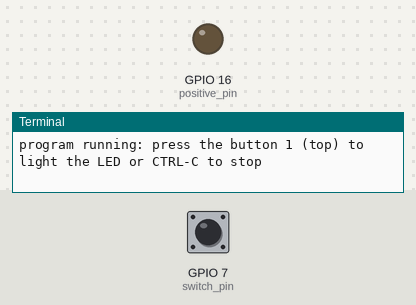
Bench run of a program on a simulated Raspberry Pi (BCM pin numbers). On the bench: output pins drawn as LEDs (lit = HIGH), the last lines printed to the terminal. The test bench sets the inputs (shaded band); at power-on: GPIO 7 (switch_pin) HIGH.

Above: at 1.2 s.
1.3 s: GPIO 7 (switch_pin) pulled LOW for 0.15 s
At 2.4 s:
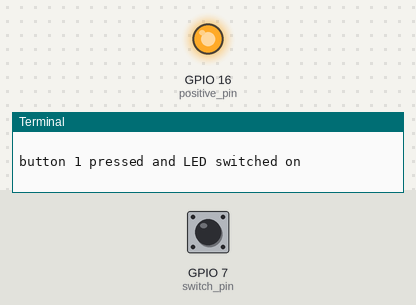
4.4 s: GPIO 7 (switch_pin) pulled LOW for 1 s
At 8.2 s:
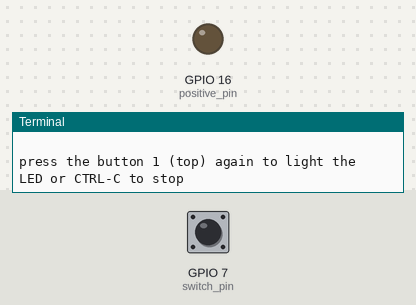
8.4 s: GPIO 7 (switch_pin) pulled LOW for 3.2 s
At 9.1 s:
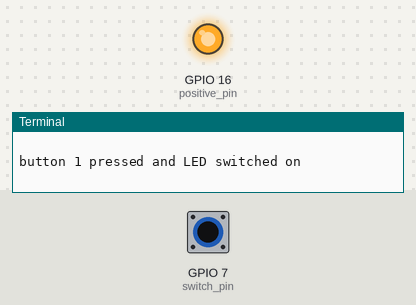
Timing chart, 0 to 15.9 s (numbered marks = the images above; inputs shaded):
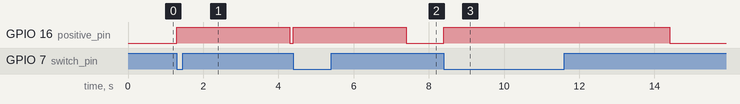

The program:

LED_button_flash.py
```python
# RPi PCB version of LED_button_flash.py that lights a single LED 'on' for 3 secs and then 'off' when a button is pressed

# command to run this script:  python3 ./RPi_maker_PCB5/electronic_basics/LED_button_flash.py

import RPi.GPIO as GPIO   # this imports the module to allow the GPIO pins to be easily utilised
import time               # this imports the module to allow various time functions to be used
GPIO.setwarnings(False)

# This code sets the RPi to use the BCM (Broadcom) pin numbers which is usually the default but is positively set here
GPIO.setmode(GPIO.BCM)

positive_pin = 16  # this is the GPIO pin that the RED LED positive leg (via the resistor) is connected to

switch_pin = 7     # this is the GPIO pin that one side of the (top: button1) tactile switch is connected to

GPIO.setup(positive_pin, GPIO.OUT)  # this sets the LED GPIO pin to be an output 'type' i.e. it will apply
                                    # about 3.3V to the pin when it is set HIGH (True)

GPIO.setup(switch_pin, GPIO.IN, pull_up_down=GPIO.PUD_UP)
# this is a special setting that indicates when a pin changes from LOW to HIGH ie when the button is pressed

# this is a function to indicate when the button is pressed
def btn_pressed():
    # if button is pressed GPIO.input will report FALSE
    if not GPIO.input(switch_pin):
        return 1

###########
# main code
###########

print (" ")
print ("program running: press the button 1 (top) to light the LED or CTRL-C to stop ")
print (" ")

try:    # this loop is not strictly necessary but it does allow the script to be easily stopped with CTRL-C
    while True:  # this is the loop that checks if the button is pressed and switches the LED on if it is
        GPIO.output(positive_pin, False) # LED switched off by making the GPIO pin go LOW
        while not btn_pressed():
            pass                         # if not pressed just loop endlessly

        print(" ")
        print("button 1 pressed and LED switched on")
        print(" ")
        GPIO.output(positive_pin, True)  # LED switched on by making the GPIO go HIGH
        time.sleep(3)             # delay 3 seconds with it switched on and then repeat loop
        print ("press the button 1 (top) again to light the LED or CTRL-C to stop ")

finally:  # this code is run when the try is interrupted with a CTRL-C
    print(" ")
    print("Cleaning up the GPIO pins before stopping")
    print(" ")
    print(" ")
    print(" ")
    GPIO.cleanup()

# The cleanup command sets all the pins back to inputs which protects the
# Pi from accidental shorts-circuits if something metal touches the GPIO pins.
    
```

Measured:
- after the input at 1.3 s, GPIO 16 (positive_pin): LOW → HIGH at once, → LOW 3.0 s later
- after the input at 4.4 s, GPIO 16 (positive_pin): LOW → HIGH at once, → LOW 3.0 s later
- after the input at 8.4 s, GPIO 16 (positive_pin): LOW → HIGH at once, → LOW 6.0 s later
